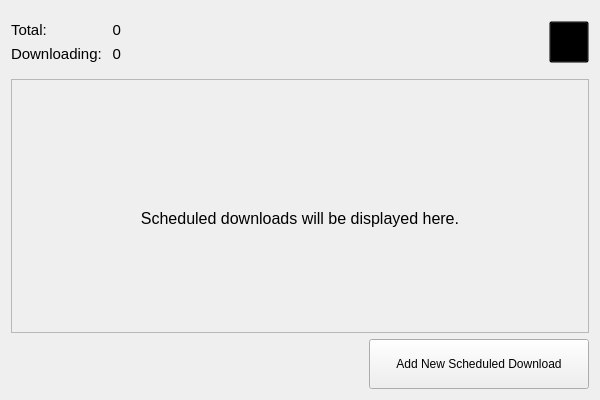
<?xml version="1.0" encoding="UTF-8"?>
<ui version="4.0">
 <class>Form</class>
 <widget class="QWidget" name="Form">
  <property name="geometry">
   <rect>
    <x>0</x>
    <y>0</y>
    <width>600</width>
    <height>400</height>
   </rect>
  </property>
  <property name="windowTitle">
   <string>Scheduled Downloads</string>
  </property>
  <property name="locale">
   <locale language="English" country="UnitedStates"/>
  </property>
  <layout class="QVBoxLayout" name="FormLayout">
   <item>
    <widget class="QWidget" name="controlArea" native="true">
     <layout class="QHBoxLayout" name="controlAreaLayout">
      <property name="leftMargin">
       <number>0</number>
      </property>
      <property name="topMargin">
       <number>10</number>
      </property>
      <property name="rightMargin">
       <number>0</number>
      </property>
      <property name="bottomMargin">
       <number>10</number>
      </property>
      <item alignment="Qt::AlignVCenter">
       <widget class="QWidget" name="downloadsCountArea" native="true">
        <property name="sizePolicy">
         <sizepolicy hsizetype="Maximum" vsizetype="Preferred">
          <horstretch>0</horstretch>
          <verstretch>0</verstretch>
         </sizepolicy>
        </property>
        <layout class="QFormLayout" name="downloadsCountAreaLayout">
         <property name="horizontalSpacing">
          <number>10</number>
         </property>
         <property name="leftMargin">
          <number>0</number>
         </property>
         <property name="topMargin">
          <number>0</number>
         </property>
         <property name="rightMargin">
          <number>0</number>
         </property>
         <property name="bottomMargin">
          <number>0</number>
         </property>
         <item row="0" column="0">
          <widget class="QLabel" name="totalLabel">
           <property name="font">
            <font>
             <pointsize>11</pointsize>
            </font>
           </property>
           <property name="text">
            <string>Total:</string>
           </property>
          </widget>
         </item>
         <item row="0" column="1">
          <widget class="QLabel" name="totalCount">
           <property name="font">
            <font>
             <pointsize>11</pointsize>
            </font>
           </property>
           <property name="text">
            <string>0</string>
           </property>
           <property name="alignment">
            <set>Qt::AlignRight|Qt::AlignTrailing|Qt::AlignVCenter</set>
           </property>
          </widget>
         </item>
         <item row="1" column="0">
          <widget class="QLabel" name="downloadingLabel">
           <property name="font">
            <font>
             <pointsize>11</pointsize>
            </font>
           </property>
           <property name="text">
            <string>Downloading:</string>
           </property>
          </widget>
         </item>
         <item row="1" column="1">
          <widget class="QLabel" name="downloadingCount">
           <property name="font">
            <font>
             <pointsize>11</pointsize>
            </font>
           </property>
           <property name="text">
            <string>0</string>
           </property>
           <property name="alignment">
            <set>Qt::AlignRight|Qt::AlignTrailing|Qt::AlignVCenter</set>
           </property>
          </widget>
         </item>
        </layout>
       </widget>
      </item>
      <item>
       <spacer name="horizontalSpacer_1">
        <property name="orientation">
         <enum>Qt::Horizontal</enum>
        </property>
        <property name="sizeHint" stdset="0">
         <size>
          <width>40</width>
          <height>20</height>
         </size>
        </property>
       </spacer>
      </item>
      <item>
       <widget class="QPushButton" name="enableButton">
        <property name="sizePolicy">
         <sizepolicy hsizetype="Fixed" vsizetype="Ignored">
          <horstretch>0</horstretch>
          <verstretch>0</verstretch>
         </sizepolicy>
        </property>
        <property name="minimumSize">
         <size>
          <width>0</width>
          <height>30</height>
         </size>
        </property>
        <property name="styleSheet">
         <string notr="true">QPushButton:!hover {
	background-color: transparent;
}</string>
        </property>
        <property name="icon">
         <iconset>
          <normaloff>../icons/light/toggle_off.svg</normaloff>../icons/light/toggle_off.svg</iconset>
        </property>
        <property name="iconSize">
         <size>
          <width>48</width>
          <height>24</height>
         </size>
        </property>
       </widget>
      </item>
     </layout>
    </widget>
   </item>
   <item>
    <widget class="QStackedWidget" name="stackedWidget">
     <widget class="QWidget" name="infoPage">
      <layout class="QVBoxLayout" name="infoPageLayout">
       <property name="leftMargin">
        <number>0</number>
       </property>
       <property name="topMargin">
        <number>0</number>
       </property>
       <property name="rightMargin">
        <number>0</number>
       </property>
       <property name="bottomMargin">
        <number>0</number>
       </property>
       <item>
        <widget class="QFrame" name="statusFrame">
         <property name="frameShape">
          <enum>QFrame::StyledPanel</enum>
         </property>
         <property name="frameShadow">
          <enum>QFrame::Sunken</enum>
         </property>
         <layout class="QVBoxLayout" name="statusFrameLayout">
          <item alignment="Qt::AlignHCenter|Qt::AlignBottom">
           <widget class="QLabel" name="infoIcon">
            <property name="sizePolicy">
             <sizepolicy hsizetype="Fixed" vsizetype="Fixed">
              <horstretch>0</horstretch>
              <verstretch>0</verstretch>
             </sizepolicy>
            </property>
            <property name="minimumSize">
             <size>
              <width>64</width>
              <height>64</height>
             </size>
            </property>
            <property name="pixmap">
             <pixmap>../icons/light/scheduled.svg</pixmap>
            </property>
            <property name="scaledContents">
             <bool>true</bool>
            </property>
            <property name="alignment">
             <set>Qt::AlignCenter</set>
            </property>
           </widget>
          </item>
          <item alignment="Qt::AlignTop">
           <widget class="QLabel" name="infoLabel">
            <property name="sizePolicy">
             <sizepolicy hsizetype="Preferred" vsizetype="Fixed">
              <horstretch>0</horstretch>
              <verstretch>0</verstretch>
             </sizepolicy>
            </property>
            <property name="font">
             <font>
              <pointsize>12</pointsize>
             </font>
            </property>
            <property name="text">
             <string>Scheduled downloads will be displayed here.</string>
            </property>
            <property name="alignment">
             <set>Qt::AlignCenter</set>
            </property>
           </widget>
          </item>
         </layout>
        </widget>
       </item>
      </layout>
     </widget>
     <widget class="QWidget" name="previewWidgetPage">
      <layout class="QVBoxLayout" name="previewWidgetPageLayout">
       <property name="leftMargin">
        <number>0</number>
       </property>
       <property name="topMargin">
        <number>0</number>
       </property>
       <property name="rightMargin">
        <number>0</number>
       </property>
       <property name="bottomMargin">
        <number>0</number>
       </property>
       <item>
        <widget class="QListWidget" name="previewWidgetView">
         <property name="horizontalScrollBarPolicy">
          <enum>Qt::ScrollBarAlwaysOff</enum>
         </property>
         <property name="autoScroll">
          <bool>false</bool>
         </property>
         <property name="editTriggers">
          <set>QAbstractItemView::NoEditTriggers</set>
         </property>
         <property name="showDropIndicator" stdset="0">
          <bool>false</bool>
         </property>
         <property name="verticalScrollMode">
          <enum>QAbstractItemView::ScrollPerPixel</enum>
         </property>
         <property name="resizeMode">
          <enum>QListView::Adjust</enum>
         </property>
        </widget>
       </item>
      </layout>
     </widget>
    </widget>
   </item>
   <item>
    <widget class="QWidget" name="menuArea" native="true">
     <layout class="QHBoxLayout" name="menuAreaLayout">
      <property name="leftMargin">
       <number>0</number>
      </property>
      <property name="topMargin">
       <number>0</number>
      </property>
      <property name="rightMargin">
       <number>0</number>
      </property>
      <property name="bottomMargin">
       <number>0</number>
      </property>
      <item>
       <widget class="QWidget" name="spacerArea" native="true">
        <layout class="QHBoxLayout" name="spacerAreaLayout">
         <property name="spacing">
          <number>0</number>
         </property>
         <property name="leftMargin">
          <number>0</number>
         </property>
         <property name="topMargin">
          <number>0</number>
         </property>
         <property name="rightMargin">
          <number>0</number>
         </property>
         <property name="bottomMargin">
          <number>0</number>
         </property>
         <item>
          <widget class="QWidget" name="partnerContentArea_1" native="true">
           <property name="minimumSize">
            <size>
             <width>320</width>
             <height>50</height>
            </size>
           </property>
           <layout class="QHBoxLayout" name="adAreaLayout_1">
            <property name="spacing">
             <number>0</number>
            </property>
            <property name="leftMargin">
             <number>0</number>
            </property>
            <property name="topMargin">
             <number>0</number>
            </property>
            <property name="rightMargin">
             <number>0</number>
            </property>
            <property name="bottomMargin">
             <number>0</number>
            </property>
           </layout>
          </widget>
         </item>
        </layout>
       </widget>
      </item>
      <item>
       <widget class="QPushButton" name="addScheduledDownloadButton">
        <property name="sizePolicy">
         <sizepolicy hsizetype="Fixed" vsizetype="Preferred">
          <horstretch>0</horstretch>
          <verstretch>0</verstretch>
         </sizepolicy>
        </property>
        <property name="minimumSize">
         <size>
          <width>220</width>
          <height>30</height>
         </size>
        </property>
        <property name="text">
         <string>Add New Scheduled Download</string>
        </property>
        <property name="icon">
         <iconset>
          <normaloff>../icons/light/plus.svg</normaloff>../icons/light/plus.svg</iconset>
        </property>
        <property name="iconSize">
         <size>
          <width>12</width>
          <height>12</height>
         </size>
        </property>
       </widget>
      </item>
     </layout>
    </widget>
   </item>
  </layout>
 </widget>
 <resources/>
 <connections/>
</ui>
